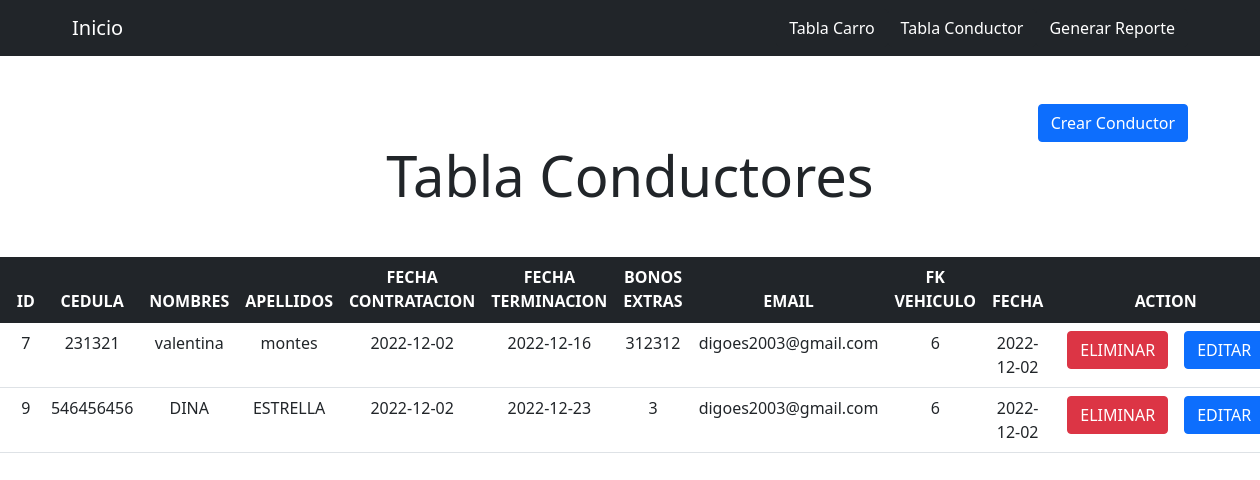
/conductor_read.php, run on the app's committed database.
### tables this page shows
CREATE TABLE `conductor` (
  `id_conductor` int(11) NOT NULL,
  `cedula` int(11) NOT NULL,
  `nombres` varchar(100) NOT NULL,
  `apellidos` varchar(100) NOT NULL,
  `fecha_contratacion` date NOT NULL,
  `fecha_terminacion` date NOT NULL,
  `bono_extras` float NOT NULL,
  `email` varchar(200) NOT NULL,
  `id_vehiculo` int(11) NOT NULL,
  `FECHA` date NOT NULL
);

### Models/connection.php (called while the page is built)
<?php
try {
    class connection{
        static public function conectar(){
            $database = new PDO('mysql:host=localhost;dbname=api', 'root', 'camilo2001');
            return $database;
        }
    }
} catch (\Throwable $th) {
    print "¡Error!: " . $e->getMessage() . "<br/>";
    die();
}
?>

### Controllers/conductor_controller.php (called while the page is built, shortened)
<?php
require_once './Models/conductorModel.php';
class conductor_controller
{
    private $conductor;
    public function __construct()
    {
        $this->conductor = new conductor();
    }
    public function conductor_listar()
    {
        return $this->conductor->conductor_get();
    }
}

### Models/conductorModel.php (called while the page is built, shortened)
<?php
require_once 'Models/connection.php';
class conductor
{
    private $database;
    public function __construct()
    {
        $this->database = connection::conectar();
    }
    public function conductor_get()
    {
        $statement = $this->database->prepare("SELECT * FROM conductor");
        $statement->execute();
        $result = $statement->fetchAll(PDO::FETCH_ASSOC);
        return json_encode($result);
    }
}

### conductor_read.php (the view)
<?php include_once './Views/base/header.php'; ?>
<div class="container mt-5 d-flex justify-content-end">
    <a href="./conductor_create.php" class="btn btn-primary">Crear Conductor</a>
</div>
<h1 class="text-center display-4">Tabla Conductores</h1>
<div class="container-fluid d-flex justify-content-center my-5">
    <table class="table text-center">
        <thead class="table-dark">
            <tr>
                <th scope="col">N</th>
                <th scope="col">ID</th>
                <th scope="col">CEDULA</th>
                <th scope="col">NOMBRES</th>
                <th scope="col">APELLIDOS</th>
                <th scope="col">FECHA CONTRATACION</th>
                <th scope="col">FECHA TERMINACION</th>
                <th scope="col">BONOS EXTRAS</th>
                <th scope="col">EMAIL</th>
                <th scope="col">FK VEHICULO</th>
                <th scope="col">FECHA</th>
                <th scope="col">ACTION</th>
            </tr>
        </thead>
        <tbody id="table">
            <?php
            include_once "./Controllers/conductor_controller.php";
            $actas = new conductor_controller();
            $array = json_decode($actas->conductor_listar());
            $j = 1;
            for ($i = 0; $i < count($array); $i++) {
                echo
                    "<tr><td>" . $j . "</td>"
                    . "<td>" . $array[$i]->id_conductor . "</td>"
                    . "<td>" . $array[$i]->cedula . "</td>"
                    . "<td>" . $array[$i]->nombres . "</td>"
                    . "<td>" . $array[$i]->apellidos . "</td>"
                    . "<td>" . $array[$i]->fecha_contratacion . "</td>"
                    . "<td>" . $array[$i]->fecha_terminacion . "</td>"
                    . "<td>" . $array[$i]->bono_extras . "</td>"
                    . "<td>" . $array[$i]->email . "</td>"
                    . "<td>" . $array[$i]->id_vehiculo . "</td>"
                    . "<td>" . $array[$i]->FECHA . "</td>"
                    . "<td>
    <div class='d-flex justify-content-center'>
    <a href='./conductor_delete.php?id=" . $array[$i]->id_conductor . "' class='btn btn-danger mx-2'>ELIMINAR</a>
    <a href='./conductor_update.php?id=" . $array[$i]->id_conductor . "' class='btn btn-primary mx-2' > EDITAR</a>
    </div>
    </td></tr>";
                $j++;
            }
            ?>
        </tbody>
    </table>
</div>
<?php include_once './Views/base/footer.php'; ?>

### Views/base/header.php (shortened to what this page needs)
<!doctype html>
<html lang="es">
<head>
    <link href="https://cdn.jsdelivr.net/npm/bootstrap@5.1.3/dist/css/bootstrap.min.css" rel="stylesheet">
</head>
<body>
<nav class="navbar navbar-dark bg-dark">
    <div class="container">
      <a class="navbar-brand" href="index.php">Inicio</a>
      <div class="d-flex">
        <a type="button" class="btn btn-dark" href="./carro_read.php">Tabla Carro</a>
        <a type="button" class="btn btn-dark" href="./conductor_read.php">Tabla Conductor</a>
        <a type="button" class="btn btn-dark" href="./reporte.php">Generar Reporte</a>
      </div>
    </div>
  </nav>

### Views/base/footer.php (shortened to what this page needs)
  </body>
</html>

### data on the page
conductor: id_conductor "7", cedula "231321", nombres "valentina", apellidos "montes", fecha_contratacion "2022-12-02", fecha_terminacion "2022-12-16", bono_extras "312312", email "digoes2003@gmail.com", id_vehiculo "6", FECHA "2022-12-02"
conductor: id_conductor "9", cedula "546456456", nombres "DINA", apellidos "ESTRELLA", fecha_contratacion "2022-12-02", fecha_terminacion "2022-12-23", bono_extras "3", email "digoes2003@gmail.com", id_vehiculo "6", FECHA "2022-12-02"
